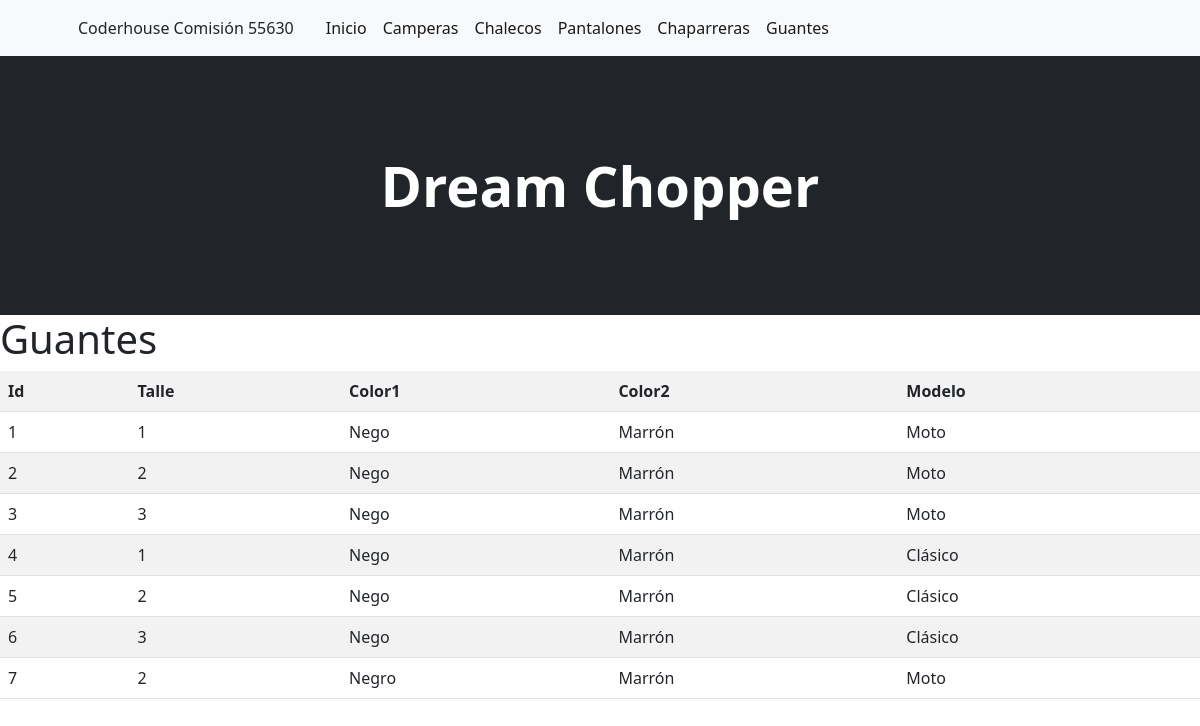
/guantes/, run on an earlier commit of the app's database.
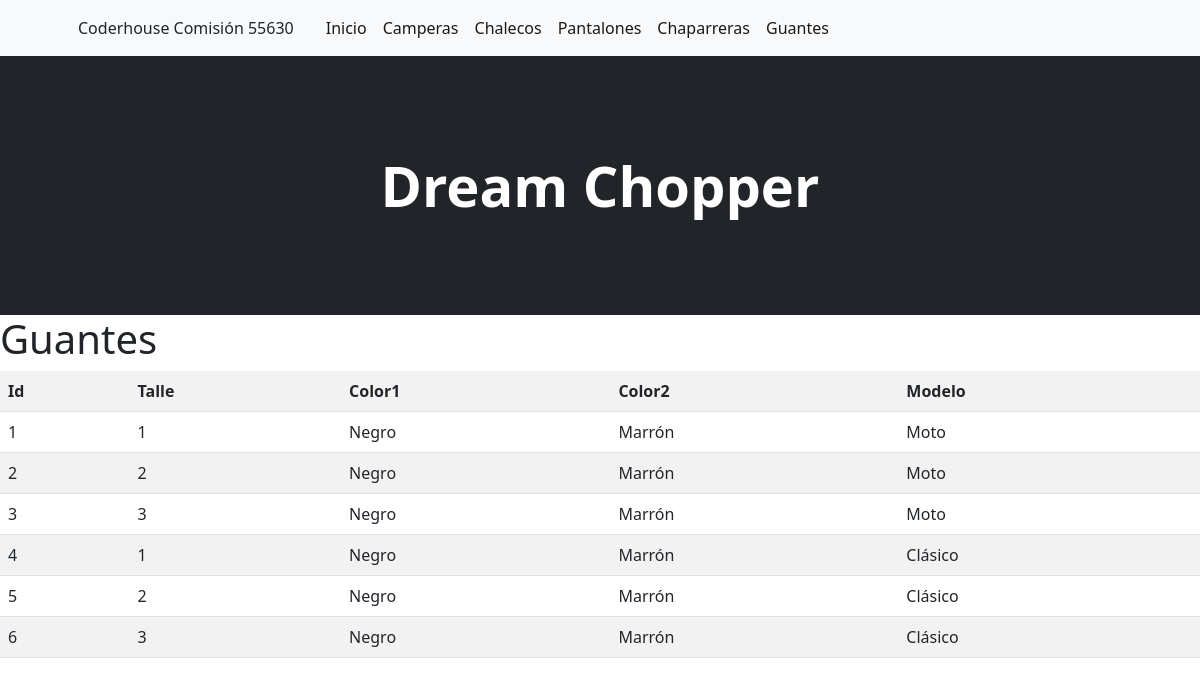
And on a later commit of the database.
### inicio/models.py (models this page shows, shortened)
class Guantes(models.Model):
    talle = models.CharField(max_length=50)
    color1 = models.CharField(max_length=50)
    color2 = models.CharField(max_length=50)
    modelo = models.CharField(max_length=50)
    class Meta:
        verbose_name = "Guantes"
        verbose_name_plural = "Guantes"

### inicio/views.py (the view)
# urls.py: path('guantes/', guantes, name="guantes" ),
def guantes(request):
    contexto = {'guantes': Guantes.objects.all() }
    return render(request, "inicio/guantes.html", contexto)

### inicio/templates/inicio/guantes.html
{% extends 'inicio/base.html' %}
{% load static %}
{% block contenido %}
    <h1>Guantes</h1>
    <table class="table table-striped">
        <tr>
            <th>Id</th>
            <th>Talle</th>
            <th>Color1</th>
            <th>Color2</th>
            <th>Modelo</th>
        </tr>
    {% for c in guantes %}
        <tr>
            <td>{{ c.id }}</td>
            <td>{{ c.talle }}</td>
            <td>{{ c.color1 }}</td>
            <td>{{ c.color2 }}</td>
            <td>{{ c.modelo }}</td>
        </tr>
    {% endfor %}
    </table>
{% endblock contenido %}

What changed in the data, as far as the page shows it:
removed Guantes: id "7", talle "2", color1 "Negro", color2 "Marrón", modelo "Moto"
changed Guantes id 1: color1 "Nego" → "Negro"
changed Guantes id 2: color1 "Nego" → "Negro"
changed Guantes id 3: color1 "Nego" → "Negro"
changed Guantes id 4: color1 "Nego" → "Negro"
changed Guantes id 5: color1 "Nego" → "Negro"
changed Guantes id 6: color1 "Nego" → "Negro"
